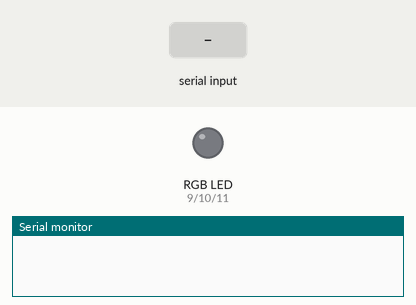
The sketch below on a simulated Arduino Uno, built with avr-gcc and run on an emulated ATmega328P. On the bench: an RGB LED mixed from three pins (HIGH = lit), the last lines printed to the serial monitor. The test bench sets the inputs (shaded band). Dim RGB values are drawn brighter than linear.

Above: at 1.2 s.
1.3 s: "90,45\n" received over the second serial link
At 2.0 s:
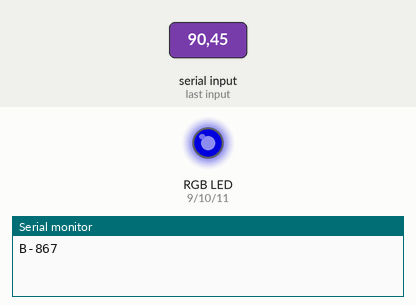
2.8 s: "30,150\n" received over the second serial link
At 3.1 s:
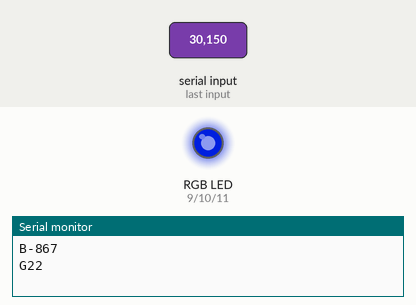
4.3 s: "5\n" received over the second serial link
At 5.5 s:
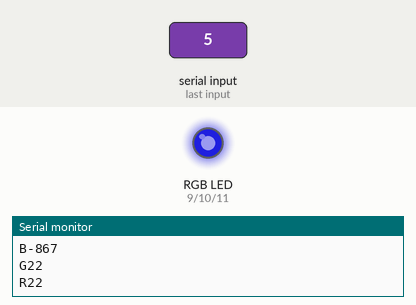
5.8 s: "90\n" received over the second serial link
At 6.6 s:
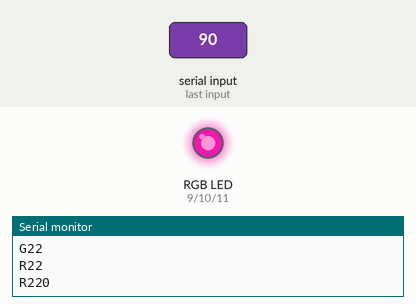
7.3 s: "200\n" received over the second serial link
At 7.8 s:
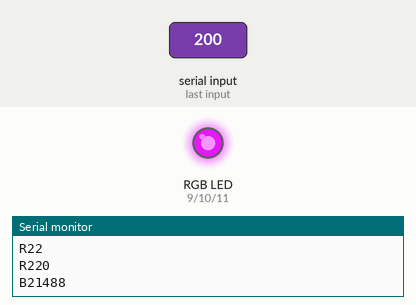
8.8 s: "L90\n" received over the second serial link
At 10.1 s:
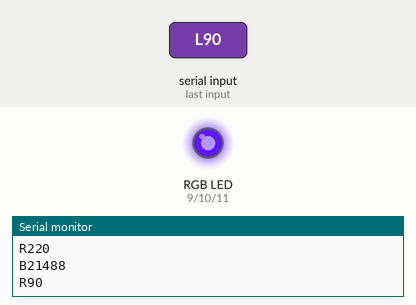
Timing chart, 0 to 11.3 s (numbered marks = the images above; inputs shaded):
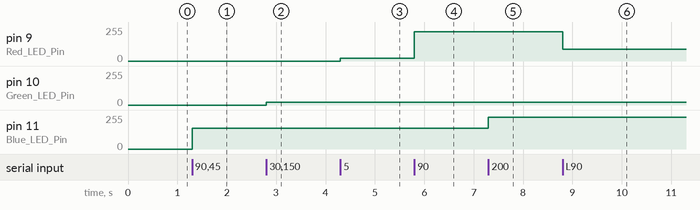

The sketch:

SMARTLEDBULB.ino
```cpp
/*Created by Gita Alekhya Paul*/
#include <SoftwareSerial.h>

#define  Red_LED_Pin 9 // PWM Pin for Red LED
#define Green_LED_Pin 10 // PWM Pin for Green LED
#define Blue_LED_Pin 11 // PWM Pin for Blue LED
SoftwareSerial BTSerial(5,6);

//Varibles to hold brightness values ranging from 0 (off) to 255 (fully on)
//int Red_value=0;
//int Green_value=0;
//int Blue_value=0;

char BData; // the data received from bluetooth serial link
int inPwr;

void setup() {

  // Initialise LED pins as outputs
  pinMode(Red_LED_Pin, OUTPUT);
  pinMode(Green_LED_Pin, OUTPUT);
  pinMode(Blue_LED_Pin, OUTPUT);
  pinMode(5,INPUT);
  pinMode(6,OUTPUT);

  //initialsie serial communication
  BTSerial.begin(38400);
  Serial.begin(9600);
}

void loop() {

  //Process any info coming from the bluetooth serial link
  if(BTSerial.available()>0){
    BData=BTSerial.read(); //Get ID character from bluetooth to check
    if(BData=='L')inPwr=0;//Init for new command
    while(1){
      BData=BTSerial.read();
      if(BData=='\n')break;
      if(BData==-1)continue;
      inPwr*=10;
      inPwr=((BData-48))+inPwr;
    }
    if(inPwr>=0&&inPwr<=255){
      Serial.print('R');
      Serial.println(inPwr);
      analogWrite(Red_LED_Pin,inPwr);
    }
    else if(inPwr>=256&&inPwr<=511){
      inPwr-=256; //Necessary adjustment done in order to fit analogWrite()
      Serial.print('G');
      Serial.println(inPwr);
      analogWrite(Green_LED_Pin,inPwr);
    }
    else{
      inPwr-=512; //Necessary adjustment done in order to fit analogWrite()
      Serial.print('B');
      Serial.println(inPwr);
      analogWrite(Blue_LED_Pin,inPwr);
    }
    /*if(BluetoothData=='R') Red_value=BTSerial.parseInt(); //Read Red value
    if(BluetoothData=='G') Green_value=BTSerial.parseInt(); //Read Green Value
    if(BluetoothData=='B') Blue_value=BTSerial.parseInt(); //Read Blue Value*/
  }

  //update LED Brightness
  /*analogWrite(Red_LED_Pin, Red_value);
  analogWrite(Green_LED_Pin, Green_value);
  analogWrite(Blue_LED_Pin, Blue_value);
  delay(10);*/

}
```

Measured:
- after the input at 1.3 s, pin 11 (Blue_LED_Pin): 0/255 → 157/255 at once
- after the input at 2.8 s, pin 10 (Green_LED_Pin): 0/255 → 22/255 at once
- after the input at 4.3 s, pin 9 (Red_LED_Pin): 0/255 → 22/255 at once
- after the input at 5.8 s, pin 9 (Red_LED_Pin): 22/255 → 220/255 at once
- after the input at 7.3 s, pin 11 (Blue_LED_Pin): 157/255 → 240/255 at once
- after the input at 8.8 s, pin 9 (Red_LED_Pin): 220/255 → 90/255 at once
